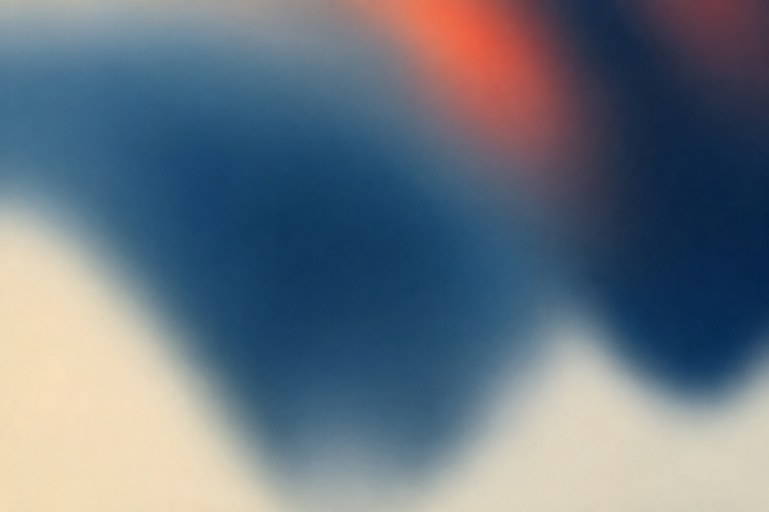
#> input picture assets/card-bg.png, 1537 x 1023 px, found by its file name (shown at 1/2 size)
$ python bg_place.py assets/card-bg.png
#> lines starting #> are read from the running program, lines starting #| are printed output that depends on the picture
#!/usr/bin/env python3
"""
Crop the supplied photograph to the prototype's composition.

bg_fit.py matches colour. That is the right tool when the asset IS the
prototype's background, and for assets/card-bg.png it is not — the best any
colour model reached was rms 25/255 against 0.2 for the fitted SVG mesh, and
only by mangling the picture. Different artwork, similar family.

Structure correlation was tried and rejected too: it scores 0.914 by
satisfying "light left, dark right, warm bottom" with a crop that drops the
warm flare altogether, which is the picture's defining feature. Maximising a
similarity number is not the same as choosing a good frame.

So the rule here is plain and explicable: take the largest crop the asset
allows — full height at card aspect, so the least of the picture is discarded
and the least upscaling is needed — then slide it horizontally to put the
flare as close to the prototype's mark as the asset permits. Colour is left
completely alone.

    python3 tools/bg_place.py assets/card-bg.png
"""

import sys, pathlib
import numpy as np
from PIL import Image, ImageFilter

HERE = pathlib.Path(__file__).parent
CARD_W, CARD_H = 533, 438        # card box: 533 wide, right edge on the rule
OUT_SCALE = 2                    # render the embed at 2x card size
SOFTEN = 3                       # px at card scale

# where the prototype puts the warm flare, as a fraction of the card
FLARE_X, FLARE_Y = 0.46, 0.05


def flare_centroid(a):
    """Warmest region of the picture: strongest red-minus-blue."""
    warm = a[:, :, 0] - a[:, :, 2]
    ys, xs = np.where(warm > np.percentile(warm, 99.7))
    return xs.mean(), ys.mean()


def main():
    path = pathlib.Path(sys.argv[1] if len(sys.argv) > 1 else 'assets/card-bg.png')
    if not path.exists():
        sys.exit(f'{path} not found')

    src = Image.open(path).convert('RGB')
    W, H = src.size
#> W = 1537; H = 1023
    fx, fy = flare_centroid(np.asarray(src).astype(float))
#> in flare_centroid, `warm = a[:, :, 0] - a[:, :, 2]`:
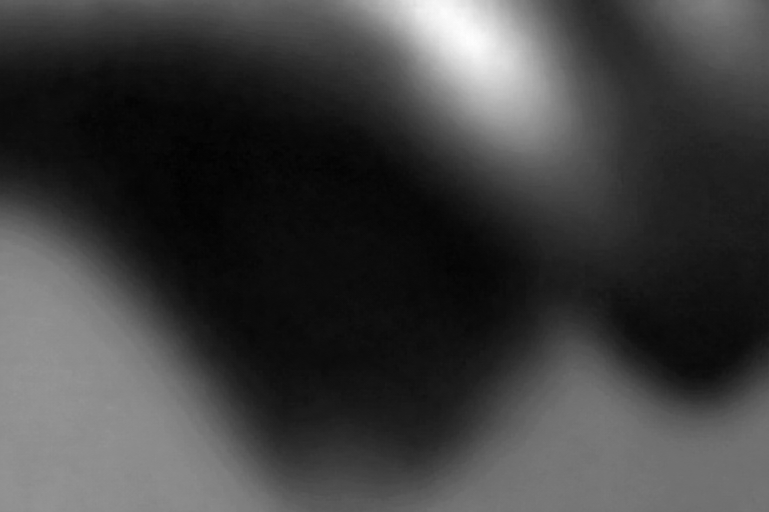
#> warm: shape (1023, 1537) float64 (shown at 1/2 size); min -89, max 168, mean -25.1; drawn with min black and max white
#> in flare_centroid, `ys, xs = np.where(warm > np.percentile(warm, 99.7))`: ys = 4530 values from 0 to 112; xs = 4530 values, max 970 at index 4015, min 859 at index 48, mean 918.1
#> fx = 918.1; fy = 55.54
    print(f'  asset {W}x{H}   flare at {fx / W * 100:.1f}% across, '
          f'{fy / H * 100:.1f}% down')
#|   asset 1537x1023   flare at 59.7% across, 5.4% down

    ar = CARD_W / CARD_H
    w = min(W, int(round(H * ar)))          # full height unless that overflows
#> w = 1245
    h = min(H, int(round(w / ar)))
#> h = 1023
    x0 = int(round(np.clip(fx - FLARE_X * w, 0, W - w)))
#> x0 = 292
    y0 = int(round(np.clip(fy - FLARE_Y * h, 0, H - h)))
#> y0 = 0

    at_edge = x0 in (0, W - w)
#> at_edge = True
    print(f'  crop {w} x {h} at ({x0}, {y0})  = {w * h / (W * H) * 100:.0f}% of the asset')
#|   crop 1245 x 1023 at (292, 0)  = 81% of the asset
    print(f'  flare lands at {(fx - x0) / w * 100:.1f}% across, '
          f'{(fy - y0) / h * 100:.1f}% down  (prototype: '
          f'{FLARE_X * 100:.0f}%, {FLARE_Y * 100:.0f}%'
          f'{"; horizontally limited by the asset edge" if at_edge else ""})')
#|   flare lands at 50.3% across, 5.4% down  (prototype: 46%, 5%; horizontally limited by the asset edge)

    out = src.resize((CARD_W * OUT_SCALE, CARD_H * OUT_SCALE), Image.LANCZOS,
                     box=(x0, y0, x0 + w, y0 + h))
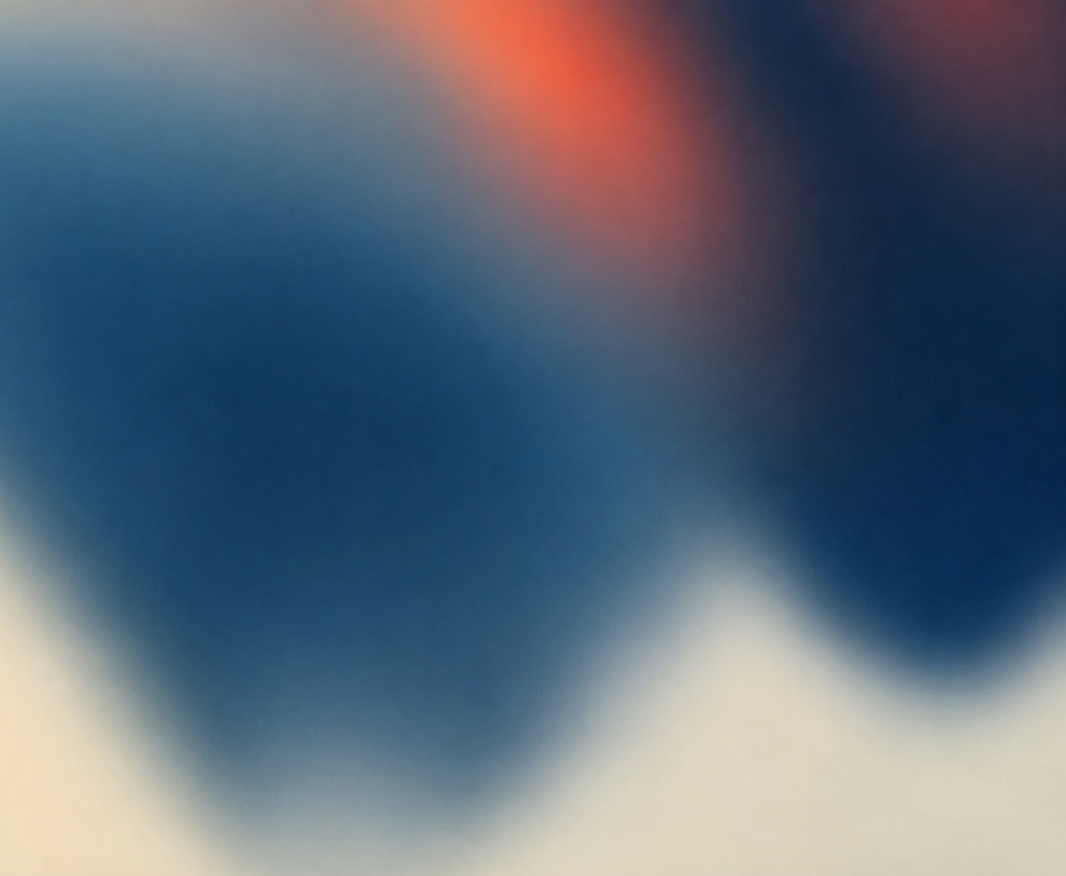
#> out: PIL image 1066x876 RGB; mean R, G, B 89.7, 103.8, 119.9
    out = out.filter(ImageFilter.GaussianBlur(SOFTEN * OUT_SCALE))

    dst = HERE / 'card-bg-fitted.webp'
    out.save(dst, 'WEBP', quality=92, method=6)
    print(f'  wrote {dst.name}  {out.size[0]}x{out.size[1]}  '
          f'{dst.stat().st_size / 1024:.0f} KB  (colour left untouched)')
#|   wrote card-bg-fitted.webp  1066x876  18 KB  (colour left untouched)


if __name__ == '__main__':
    main()
